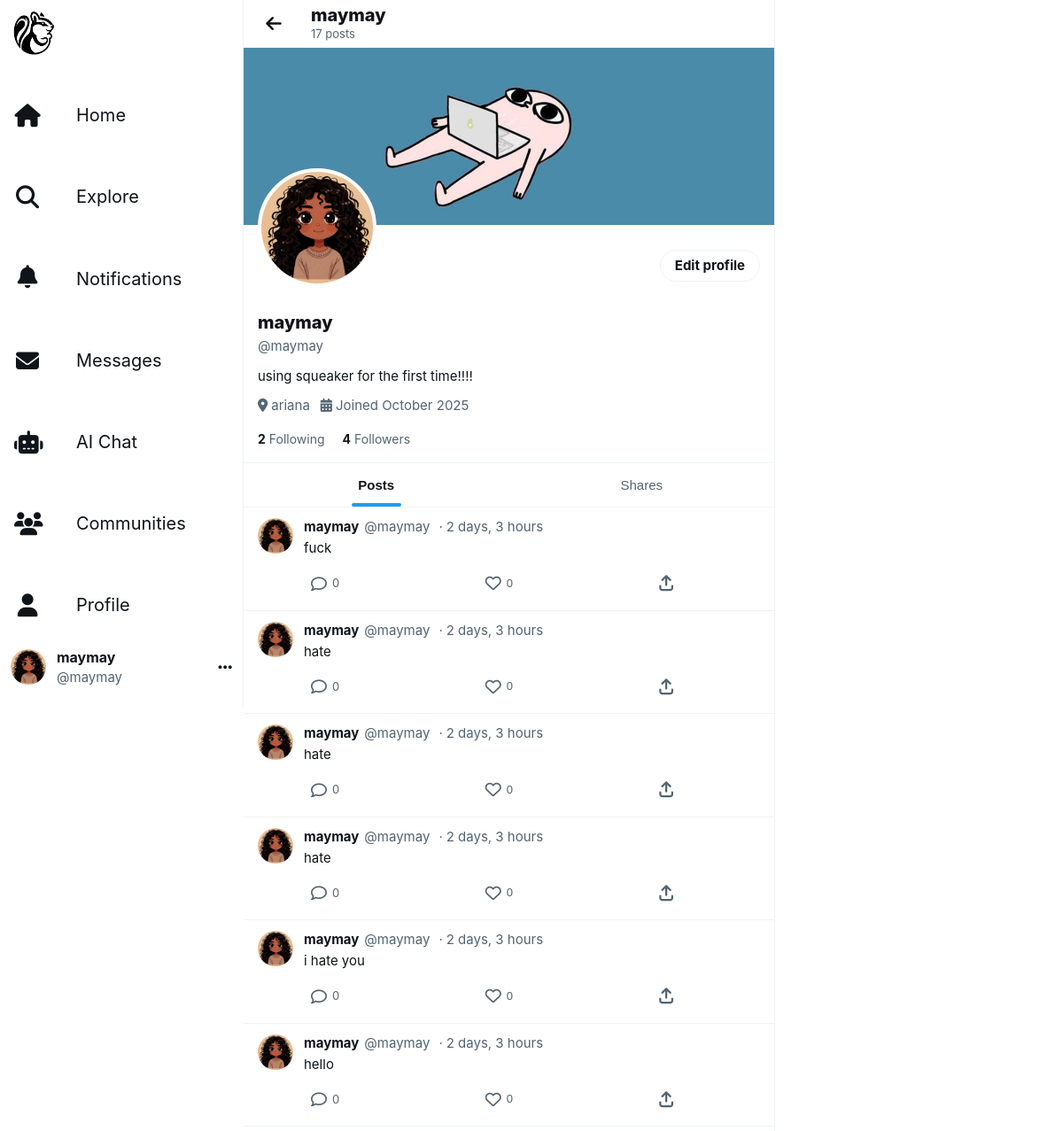
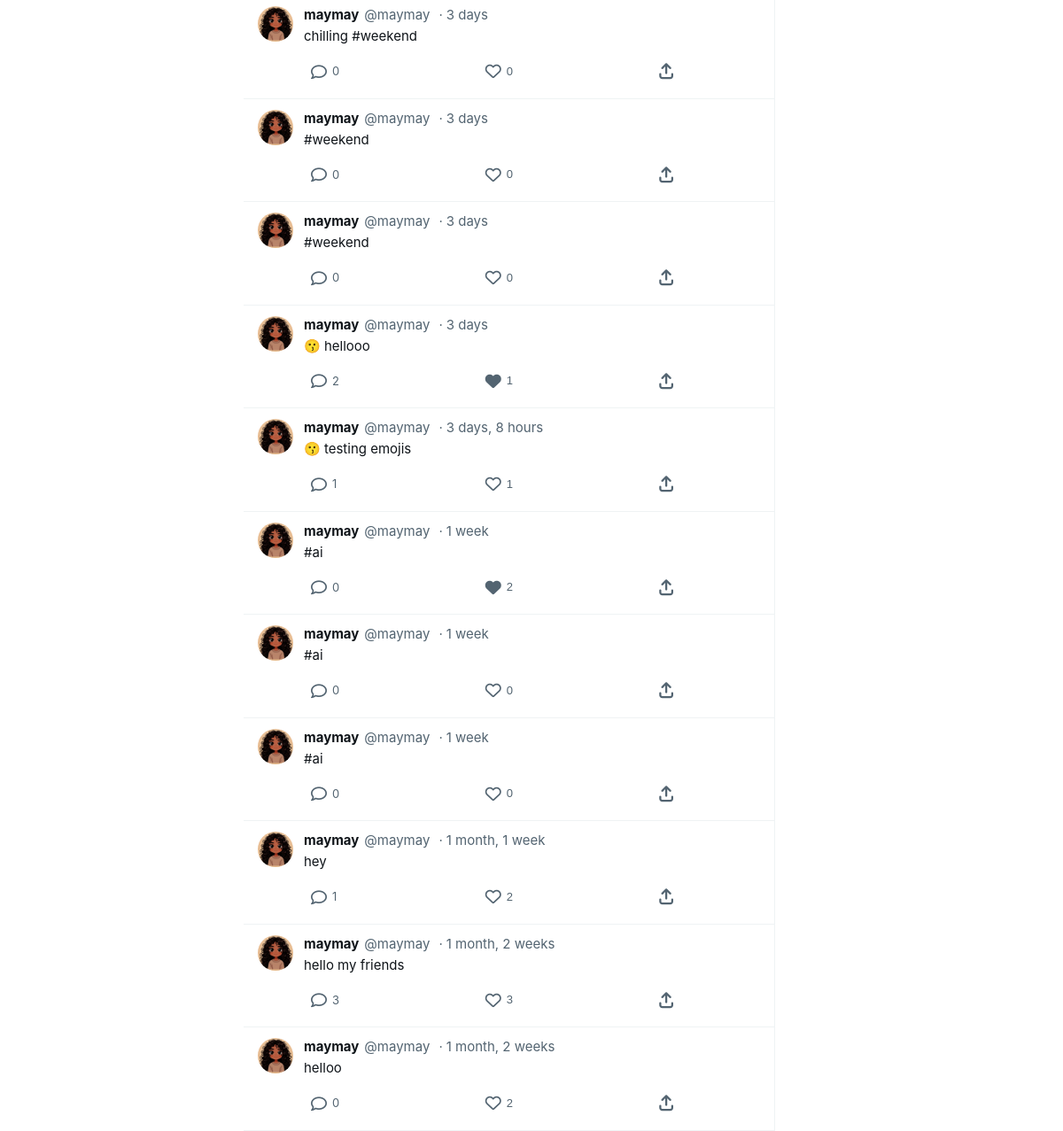
Screenshot of /profile/7/ (signed in) with the database file from the repository (2 pictures, top to bottom).
### musker/models.py (models this page shows, shortened)
class Profile(models.Model):
    user = models.OneToOneField(User, on_delete=models.CASCADE)
    follows = models.ManyToManyField("self", related_name="followed_by", symmetrical=False, blank=True)
    profile_image = models.ImageField(upload_to='profile_images/', blank=True, null=True)
    cover_image = models.ImageField(upload_to='cover_images/', blank=True, null=True)
    bio = models.TextField(max_length=200, blank=True)
    location = models.CharField(max_length=100, blank=True)
    website = models.URLField(blank=True)
    date_modified = models.DateTimeField(auto_now=True)
    date_created = models.DateTimeField(auto_now_add=True, null=True, blank=True)
    @property
    def followers_count(self):
        return self.followed_by.count()
    @property
    def following_count(self):
        return self.follows.count()

class Meep(models.Model):
    user = models.ForeignKey(User, related_name="meeps", on_delete=models.CASCADE)
    body = models.CharField(max_length=200)
    image = models.ImageField(upload_to='meep_images/', null=True, blank=True)  # ← THIS LINE MUST BE HERE
    created_at = models.DateTimeField(auto_now_add=True)
    likes = models.ManyToManyField(User, related_name="meep_like", blank=True)
    hashtags = models.ManyToManyField('Hashtag', related_name="meeps", blank=True)
    is_toxic = models.BooleanField(default=False)
    is_borderline = models.BooleanField(default=False)
    toxicity_score = models.FloatField(default=0.0)
    toxicity_label = models.CharField(max_length=20, default='safe')
    def number_of_likes(self):
        return self.likes.count()
    class Meta:
        ordering = ['-created_at']

### musker/views.py (the view, shortened to what this page needs)
# urls.py: path('profile/<int:pk>/', views.profile, name='profile'),
def profile(request, pk):
    if not request.user.is_authenticated:
        messages.error(request, "You must be logged in to view profiles")
        return redirect('home')
    profile = get_object_or_404(Profile, user_id=pk)
    meeps = Meep.objects.filter(user_id=pk).order_by("-created_at")
    shared_meeps = Meep.objects.filter(shares__user_id=pk).order_by("-created_at")
    return render(request, "profile.html", {
        "profile": profile,
        "meeps": meeps,
        "shared_meeps": shared_meeps
    })

### musker/context_processors.py (called while the page is built)
def get_trending_topics(days=1, limit=5, min_meeps=3):
    cache_key = f'trending_topics_{days}_{limit}_{min_meeps}'
    cached = cache.get(cache_key)
    if cached:
        return cached
    time_threshold = timezone.now() - timedelta(days=days)
    trending = Hashtag.objects.filter(
        meephashtag__meep__created_at__gte=time_threshold
    ).annotate(
        meep_count=Count('meephashtag')
    ).filter(
        meep_count__gte=min_meeps
    ).order_by('-meep_count')[:limit]
    cache.set(cache_key, trending, 300)
    return trending

def get_suggested_profiles(user, limit=3):
    if not user.is_authenticated:
        return []
    suggested = Profile.objects.exclude(
        user=user
    ).exclude(
        followed_by=user.profile
    ).annotate(
        follower_count=Count('followed_by')
    ).order_by('-follower_count')[:limit]
    return suggested

def sidebar_context(request):
    context = {
        'trending_topics': get_trending_topics(days=1, limit=5, min_meeps=3),
    }
    if request.user.is_authenticated:
        context['suggested_profiles'] = get_suggested_profiles(request.user, limit=3)
    return context

### musker/templates/profile.html (shortened to what this page needs)
{% load static %}
<!DOCTYPE html>
<html lang="en">
<head>
    <link rel="stylesheet" href="https://cdnjs.cloudflare.com/ajax/libs/font-awesome/6.4.0/css/all.min.css">
    <link rel="stylesheet" href="{% static 'assets/css/profile.css' %}">
    <link rel="stylesheet" href="{% static 'assets/css/share-menu.css' %}">
</head>
<body>
<div class="main-container">
    {% include 'navbar.html' %}
    <div class="main-content">
        <div class="content-header">
            <div class="header-content">
                <button class="back-button" onclick="window.history.back()">
                    <i class="fas fa-arrow-left"></i>
                </button>
                <div class="header-title">
                    <div class="header-name">{{ profile.user.get_full_name|default:profile.user.username }}</div>
                    <div class="header-count">{{ meeps.count }} posts</div>
                </div>
            </div>
        </div>
        <div class="profile-header">
            <div class="cover-image-container">
                {% if profile.cover_image %}
                    <img src="{{ profile.cover_image.url }}" class="cover-image">
                {% else %}
                    <img src="{% static 'images/logo1-removebg-preview.png' %}" class="cover-image">
                {% endif %}
            </div>
            <div class="profile-info-section">
                <div class="profile-top">
                    <div class="profile-image-container">
                        {% if profile.profile_image %}
                            <img src="{{ profile.profile_image.url }}" class="profile-image">
                        {% else %}
                            <img src="https://abs.twimg.com/sticky/default_profile_images/default_profile_400x400.png" class="profile-image">
                        {% endif %}
                    </div>
                    <div class="profile-actions">
                        {% if profile.user == request.user %}
                            <a href="{% url 'edit_profile' %}" class="btn-edit">Edit profile</a>
                        {% endif %}
                    </div>
                </div>
                <div class="profile-details">
                    <h1 class="profile-name">
                        {{ profile.user.get_full_name|default:profile.user.username }}
                    </h1>
                    <p class="profile-username">@{{ profile.user.username }}</p>
                    {% if profile.bio %}
                        <p class="profile-bio">{{ profile.bio }}</p>
                    {% endif %}
                    <div class="profile-meta">
                        {% if profile.location %}
                            <span><i class="fas fa-map-marker-alt"></i> {{ profile.location }}</span>
                        {% endif %}
                        <span><i class="fas fa-calendar-alt"></i> Joined {{ profile.date_created|date:"F Y" }}</span>
                    </div>
                    <div class="profile-stats">
                        <a href="#" class="stat-item">
                            <span class="stat-number">{{ profile.following_count }}</span>
                            <span class="stat-label">Following</span>
                        </a>
                        <a href="#" class="stat-item">
                            <span class="stat-number">{{ profile.followers_count }}</span>
                            <span class="stat-label">Followers</span>
                        </a>
                    </div>
                </div>
            </div>
        </div>
        <div class="profile-tabs">
            <button class="tab-item active" onclick="showTab('posts-tab', this)">Posts</button>
            <button class="tab-item" onclick="showTab('shares-tab', this)">Shares</button>
        </div>
        <div id="posts-tab">
            {% if meeps %}
                {% for meep in meeps %}
                    <div class="post-card">
                        <div class="post-header">
                            <a href="{% url 'profile' meep.user.pk %}">
                                {% if meep.user.profile.profile_image %}
                                    <img src="{{ meep.user.profile.profile_image.url }}" class="post-avatar">
                                {% else %}
                                    <img src="https://abs.twimg.com/sticky/default_profile_images/default_profile_400x400.png" class="post-avatar">
                                {% endif %}
                            </a>
                            <div class="post-content">
                                <div class="post-user-info">
                                    <a href="{% url 'profile' meep.user.pk %}" class="post-username">{{ meep.user.username }}</a>
                                    <span class="post-handle">@{{ meep.user.username }}</span>
                                    <span class="post-date">{{ meep.created_at|timesince }}</span>
                                </div>
                                <div class="post-body">{{ meep.body }}</div>
                                <div class="post-actions">
                                    <a href="{% url 'meep_show' meep.id %}" class="action-button">
                                        <i class="far fa-comment"></i>
                                        <span>{{ meep.comments.count }}</span>
                                    </a>
                                    <form method="post" action="{% url 'meep_like' meep.id %}">
                                        <button type="submit" class="action-button like {% if user in meep.likes.all %}liked{% endif %}">
                                            <i class="{% if user in meep.likes.all %}fas{% else %}far{% endif %} fa-heart"></i>
                                            <span>{{ meep.number_of_likes }}</span>
                                        </button>
                                    </form>
                                    <div class="share-wrapper">
                                        <a href="#" class="action-button" onclick="toggleShareMenu(event, '{{ meep.id }}')">
                                            <i class="fas fa-arrow-up-from-bracket"></i>
                                        </a>
                                    </div>
                                </div>
                            </div>
                        </div>
                    </div>
                {% endfor %}
            {% else %}
                <div class="empty-state">
                    <i class="far fa-comment"></i>
                    <h3>No posts yet</h3>
                    <p>When @{{ profile.user.username }} posts, they'll show up here.</p>
                </div>
            {% endif %}
        </div>
    </div>
</div>
</body>
</html>

### musker/templates/navbar.html (shortened to what this page needs)
{% load static %}
{% if request.user.is_authenticated %}
<div class="sidebar">
    <div class="logo">
        <a href="{% url 'home' %}">
            <img src="{% static 'images/logo14.png' %}"
            width="100%" height="100%"
            alt="Logo" class="logo-img">
        </a>
    </div>
    <nav>
        <ul class="nav-menu">
            <li class="nav-item">
                <a href="{% url 'home' %}" class="nav-link">
                    <i class="fas fa-home"></i>
                    <span>Home</span>
                </a>
            </li>
            <li class="nav-item">
                <a href="{% url 'explore' %}" class="nav-link">
                    <i class="fas fa-search"></i>
                    <span>Explore</span>
                </a>
            </li>
            <li class="nav-item">
                <a href="{% url 'notifications' %}" class="nav-link">
                    <div style="position: relative;">
                        <i class="fas fa-bell"></i>
                    </div>
                    <span>Notifications</span>
                </a>
            </li>
            <li class="nav-item">
                <a href="{% url 'messages' %}" class="nav-link">
                    <i class="fas fa-envelope"></i>
                    <span>Messages</span>
                </a>
            </li>
            <li class="nav-item">
                <a href="{% url 'chatbot' %}" class="nav-link">
                    <i class="fas fa-robot"></i>
                    <span>AI Chat</span>
                </a>
            </li>
            <li class="nav-item">
                <a href="{% url 'profile_list' %}" class="nav-link">
                    <i class="fas fa-users"></i>
                    <span>Communities</span>
                </a>
            </li>
            <li class="nav-item">
                <a href="{% url 'profile' request.user.pk %}" class="nav-link">
                    <i class="fas fa-user"></i>
                    <span>Profile</span>
                </a>
            </li>
        </ul>
    </nav>
    <div class="user-menu">
        <div class="user-info" onclick="toggleUserDropdown()">
            {% if request.user.profile.profile_image %}
                <img src="{{ request.user.profile.profile_image.url }}" alt="{{ request.user.username }}" class="user-avatar">
            {% else %}
                <img src="https://abs.twimg.com/sticky/default_profile_images/default_profile_400x400.png" alt="{{ request.user.username }}" class="user-avatar">
            {% endif %}
            <div class="user-details">
                <div class="user-name">{{ request.user.get_full_name|default:request.user.username }}</div>
                <div class="user-username">@{{ request.user.username }}</div>
            </div>
            <i class="fas fa-ellipsis-h"></i>
        </div>
    </div>
</div>
{% endif %}

### musker/static/assets/css/share-menu.css (style rules this page uses)
.share-wrapper { position: relative; display: inline-block; }

### musker/templates/navbar.html (style rules this page uses)
.sidebar { padding: 8px 0 !important; display: flex; flex-direction: column; height: 100vh; overflow: hidden; }
.logo { margin-bottom: 12px !important; padding: 4px 12px; max-height: 60px; }
nav { flex: 1; display: flex; flex-direction: column; overflow: hidden; justify-content: space-between; }
.nav-menu { margin-top: 8px !important; display: flex; flex-direction: column; gap: 8px; flex: 1; justify-content: space-evenly; }
.nav-item { margin: 0 !important; display: flex; align-items: center; margin: 15px 0 !important; }
.nav-link { padding: 12px 16px !important; font-size: 20px !important; display: flex !important; align-items: center !important; gap: 20px !important; width: 100%; transition: background-color 0.2s; border-radius: 28px; }
.nav-link i { font-size: 26px !important; width: 30px; text-align: center; }
.nav-link span { font-weight: 400; font-size: 20px; }
.user-menu { margin-top: auto !important; padding: 8px 0; }
.user-info { padding: 8px 12px !important; border-radius: 24px; transition: background-color 0.2s; }
.user-avatar { width: 40px !important; height: 40px !important; }
.user-details .user-name { font-size: 16px !important; font-weight: 700; }
.user-details .user-username { font-size: 15px !important; color: #536471; }

### rows the page displays
Profile: user.get_full_name "maymay", cover_image (picture), profile_image (picture), user.username "maymay", bio "using squeaker for the first time!!!!", location "ariana", date_created "October 2025", following_count "2", followers_count "4"
Meep: user.profile.profile_image (picture), user.username "maymay", created_at "2 days, 3 hours", body "fuck", comments.count "0", number_of_likes "0"
Meep: user.profile.profile_image (picture), user.username "maymay", created_at "2 days, 3 hours", body "hate", comments.count "0", number_of_likes "0"
Meep: user.profile.profile_image (picture), user.username "maymay", created_at "2 days, 3 hours", body "hate", comments.count "0", number_of_likes "0"
Meep: user.profile.profile_image (picture), user.username "maymay", created_at "2 days, 3 hours", body "hate", comments.count "0", number_of_likes "0"
Meep: user.profile.profile_image (picture), user.username "maymay", created_at "2 days, 3 hours", body "i hate you", comments.count "0", number_of_likes "0"
Meep: user.profile.profile_image (picture), user.username "maymay", created_at "2 days, 3 hours", body "hello", comments.count "0", number_of_likes "0"
Meep: user.profile.profile_image (picture), user.username "maymay", created_at "3 days", body "chilling #weekend", comments.count "0", number_of_likes "0"
Meep: user.profile.profile_image (picture), user.username "maymay", created_at "3 days", body "#weekend", comments.count "0", number_of_likes "0"
Meep: user.profile.profile_image (picture), user.username "maymay", created_at "3 days", body "#weekend", comments.count "0", number_of_likes "0"
Meep: user.profile.profile_image (picture), user.username "maymay", created_at "3 days", body "😗 hellooo", comments.count "2", number_of_likes "1"
Meep: user.profile.profile_image (picture), user.username "maymay", created_at "3 days, 8 hours", body "😗 testing emojis", comments.count "1", number_of_likes "1"
Meep: user.profile.profile_image (picture), user.username "maymay", created_at "1 week", body "#ai", comments.count "0", number_of_likes "2"
Meep: user.profile.profile_image (picture), user.username "maymay", created_at "1 week", body "#ai", comments.count "0", number_of_likes "0"
Meep: user.profile.profile_image (picture), user.username "maymay", created_at "1 week", body "#ai", comments.count "0", number_of_likes "0"
Meep: user.profile.profile_image (picture), user.username "maymay", created_at "1 month, 1 week", body "hey", comments.count "1", number_of_likes "2"
Meep: user.profile.profile_image (picture), user.username "maymay", created_at "1 month, 2 weeks", body "hello my friends", comments.count "3", number_of_likes "3"
Meep: user.profile.profile_image (picture), user.username "maymay", created_at "1 month, 2 weeks", body "helloo", comments.count "0", number_of_likes "2"

### other values shown
{{ request.user.get_full_name|default:request.user.username }} "maymay"
{{ request.user.username }} "maymay"
{{ meeps.count }} "17"
